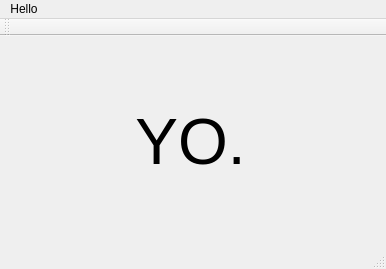
<?xml version="1.0" encoding="UTF-8"?>
<ui version="4.0">
 <class>MainWindow</class>
 <widget class="QMainWindow" name="MainWindow">
  <property name="geometry">
   <rect>
    <x>0</x>
    <y>0</y>
    <width>386</width>
    <height>269</height>
   </rect>
  </property>
  <property name="windowTitle">
   <string>MainWindow</string>
  </property>
  <widget class="QWidget" name="centralWidget">
   <widget class="QLabel" name="m_lCenterText">
    <property name="geometry">
     <rect>
      <x>50</x>
      <y>50</y>
      <width>281</width>
      <height>111</height>
     </rect>
    </property>
    <property name="font">
     <font>
      <pointsize>48</pointsize>
     </font>
    </property>
    <property name="toolTip">
     <string>I'm a tooltip</string>
    </property>
    <property name="text">
     <string>YO.</string>
    </property>
    <property name="alignment">
     <set>Qt::AlignCenter</set>
    </property>
   </widget>
   <widget class="QLabel" name="m_lTimer">
    <property name="geometry">
     <rect>
      <x>8</x>
      <y>180</y>
      <width>371</width>
      <height>20</height>
     </rect>
    </property>
    <property name="text">
     <string/>
    </property>
    <property name="alignment">
     <set>Qt::AlignCenter</set>
    </property>
   </widget>
  </widget>
  <widget class="QMenuBar" name="menuBar">
   <property name="geometry">
    <rect>
     <x>0</x>
     <y>0</y>
     <width>386</width>
     <height>22</height>
    </rect>
   </property>
   <widget class="QMenu" name="menuHello">
    <property name="title">
     <string>Hello</string>
    </property>
   </widget>
   <addaction name="menuHello"/>
  </widget>
  <widget class="QToolBar" name="mainToolBar">
   <attribute name="toolBarArea">
    <enum>TopToolBarArea</enum>
   </attribute>
   <attribute name="toolBarBreak">
    <bool>false</bool>
   </attribute>
  </widget>
  <widget class="QStatusBar" name="statusBar"/>
 </widget>
 <layoutdefault spacing="6" margin="11"/>
 <resources/>
 <connections/>
</ui>
